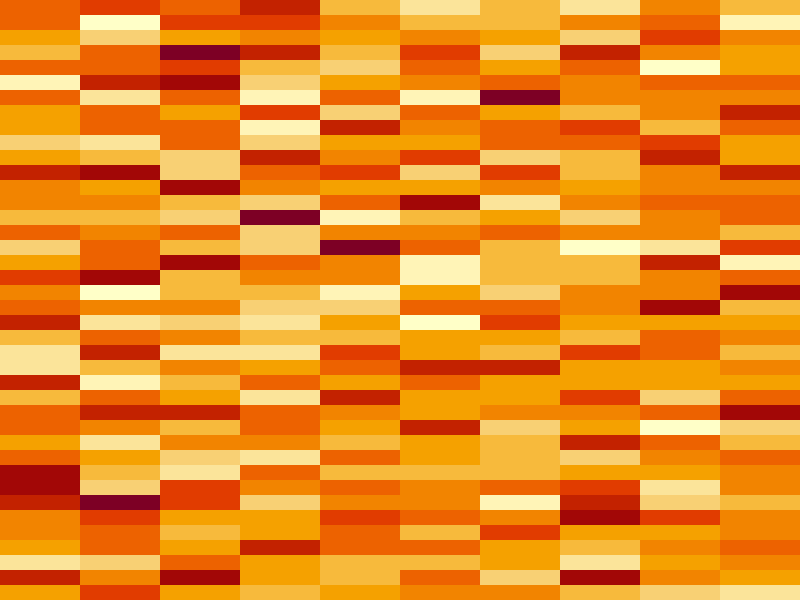
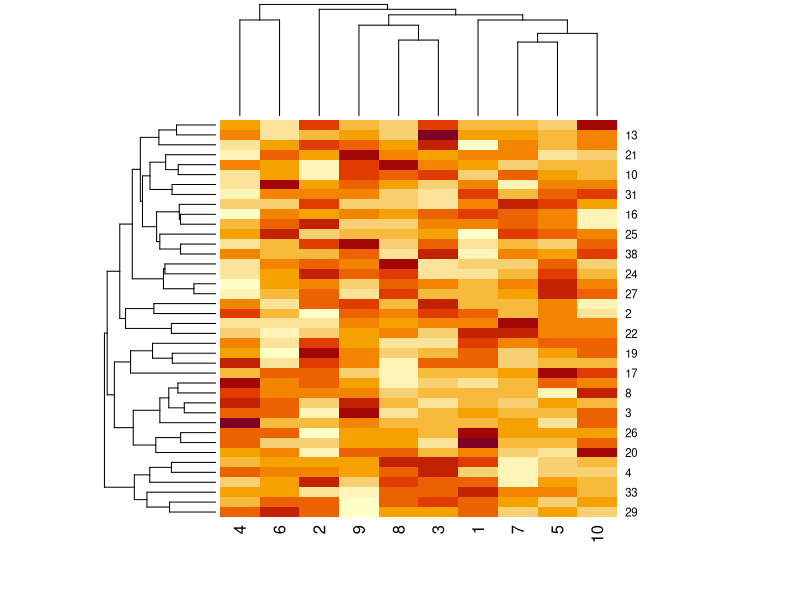
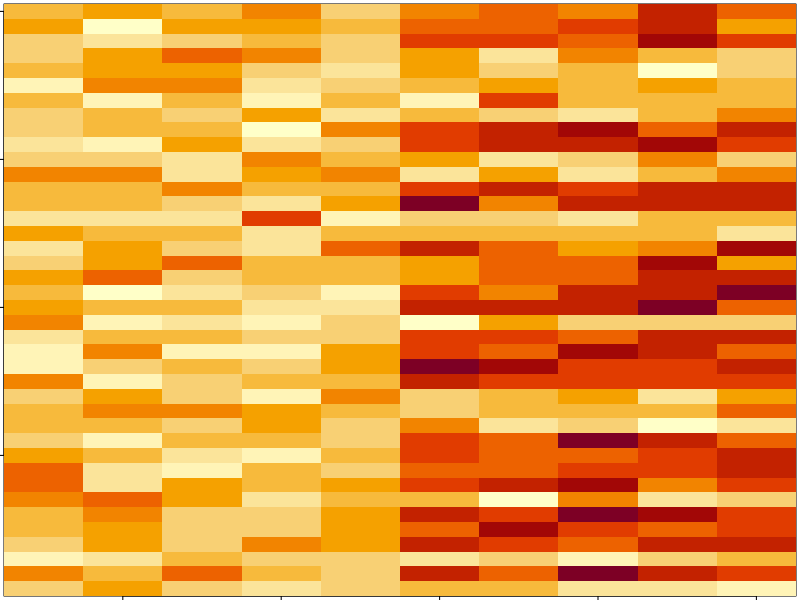
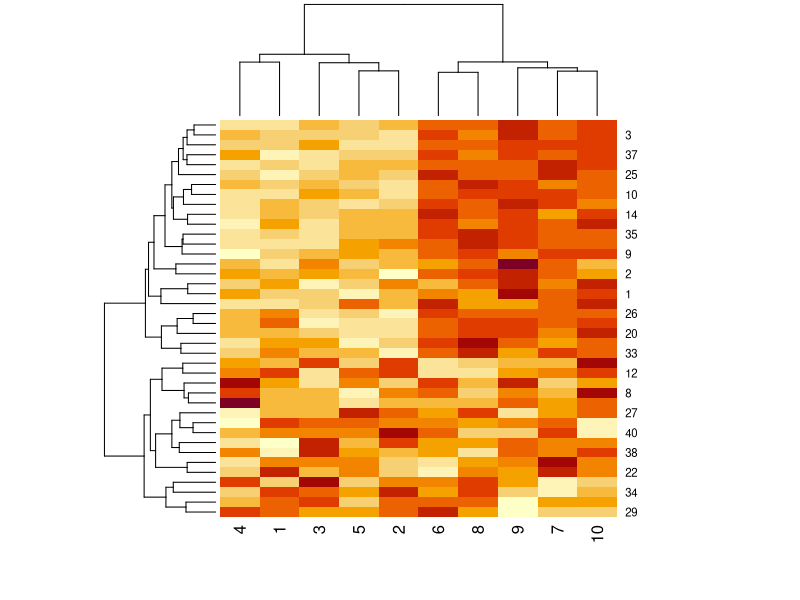
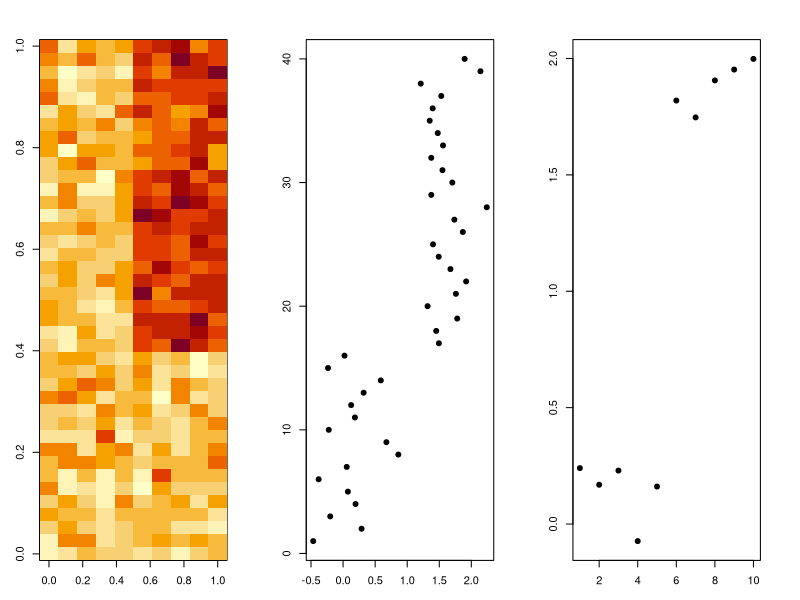
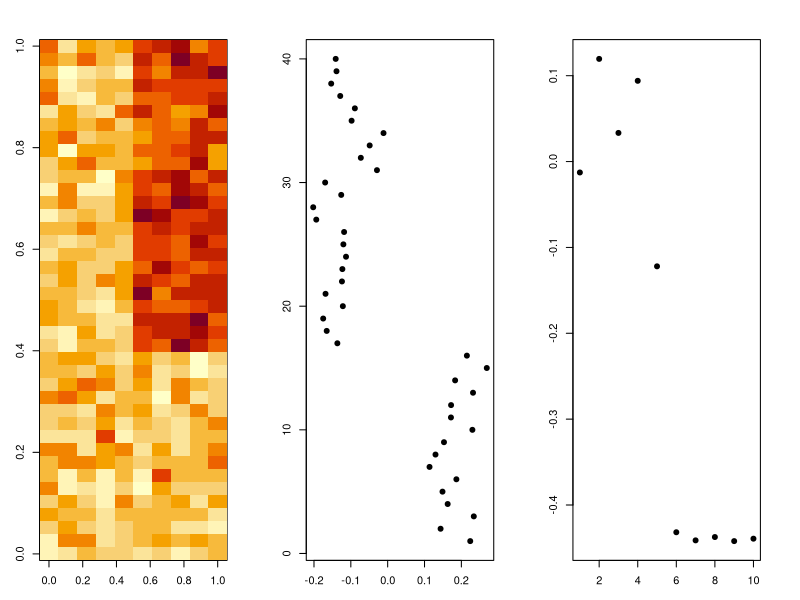
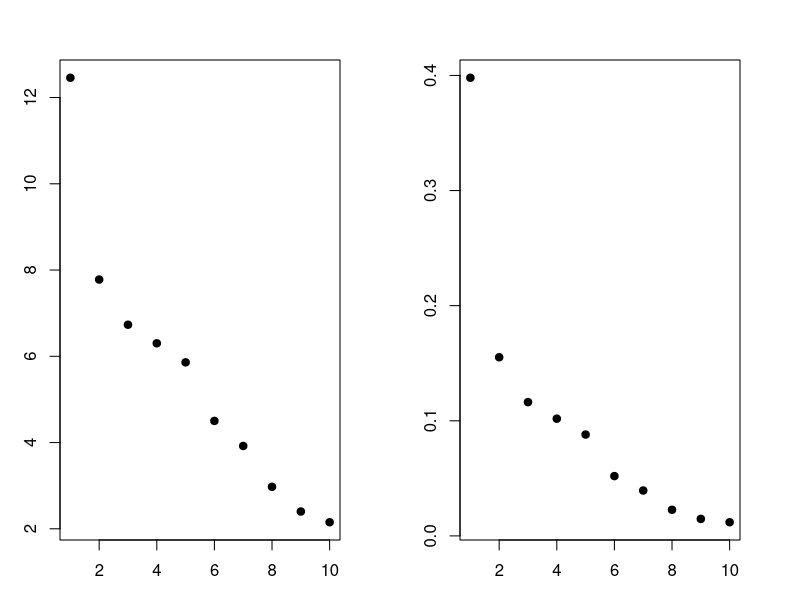
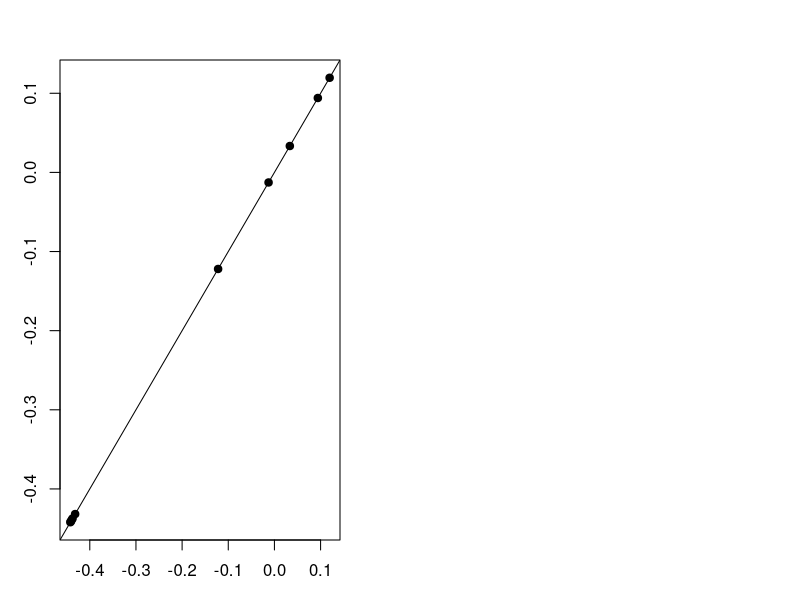

Here is the R script that generated these plots, in order:
#Dimension Reduction part1

#matrix data

set.seed(12345)
par(mar=rep(0,2,4))
dataMatrix <- matrix(rnorm(400),nrow=40)
image(1:10,1:40,t(dataMatrix)[,nrow(dataMatrix):1])

par(mar=rep(0.2,4))
heatmap(dataMatrix)

#패턴 추가
set.seed(678910)
for(i in 1:40){
  #flip a coin
  coinFlip <- rbinom(1,size=1,prob=0.5)
  #coinFlip이 1이면 if 문 수행
  if(coinFlip){
    dataMatrix[i,] <- dataMatrix[i,]+rep(c(0,3),each=5)
  }
}

par(mar=rep(0.2,4))
image(1:10,1:40,t(dataMatrix)[,nrow(dataMatrix):1])

heatmap(dataMatrix)

hh <- hclust(dist(dataMatrix)) #패턴을 준 테이터의 거리를 구해 분류함
dataMatrixOrdered <- dataMatrix[hh$order,] # 분류된 것을 정렬하여 dataMatrixOrdered에 저장
par(mfrow=c(1,3),mar=rep(3,4))
image(t(dataMatrixOrdered)[,nrow(dataMatrixOrdered):1])
plot(rowMeans(dataMatrixOrdered),40:1,xlab = "Row Mean",ylab="Row",pch=19)
plot(colMeans(dataMatrixOrdered),xlab="Column",ylab="Column Mean",pch=19)

svd1 <- svd(scale(dataMatrixOrdered))
par(mfrow=c(1,3))
image(t(dataMatrixOrdered)[,nrow(dataMatrixOrdered):1])
plot(svd1$u[,1],40:1,xlab="Row",ylab="First left singular vector",pch=19)
plot(svd1$v[,1],xlab="Column",ylab="First right singular vector",pch=19)

#Components of the SVD - Variance explained
par(mfrow=c(1,2))
plot(svd1$d,xlab='Column',ylab= "singular value",pch=19)
plot(svd1$d^2/sum(svd1$d^2),xlab='Column',ylab= "Prop. of variance explained",pch=19)

#relationship to principal components
svd1 <- svd(scale(dataMatrixOrdered))
pca1 <- prcomp(dataMatrixOrdered,scale=TRUE)
plot(pca1$rotation[,1],svd1$v[,1],pch=19,xlab="Pricipal Component 1",ylab="Right Singular Vector 1")
abline(c(0,1))

